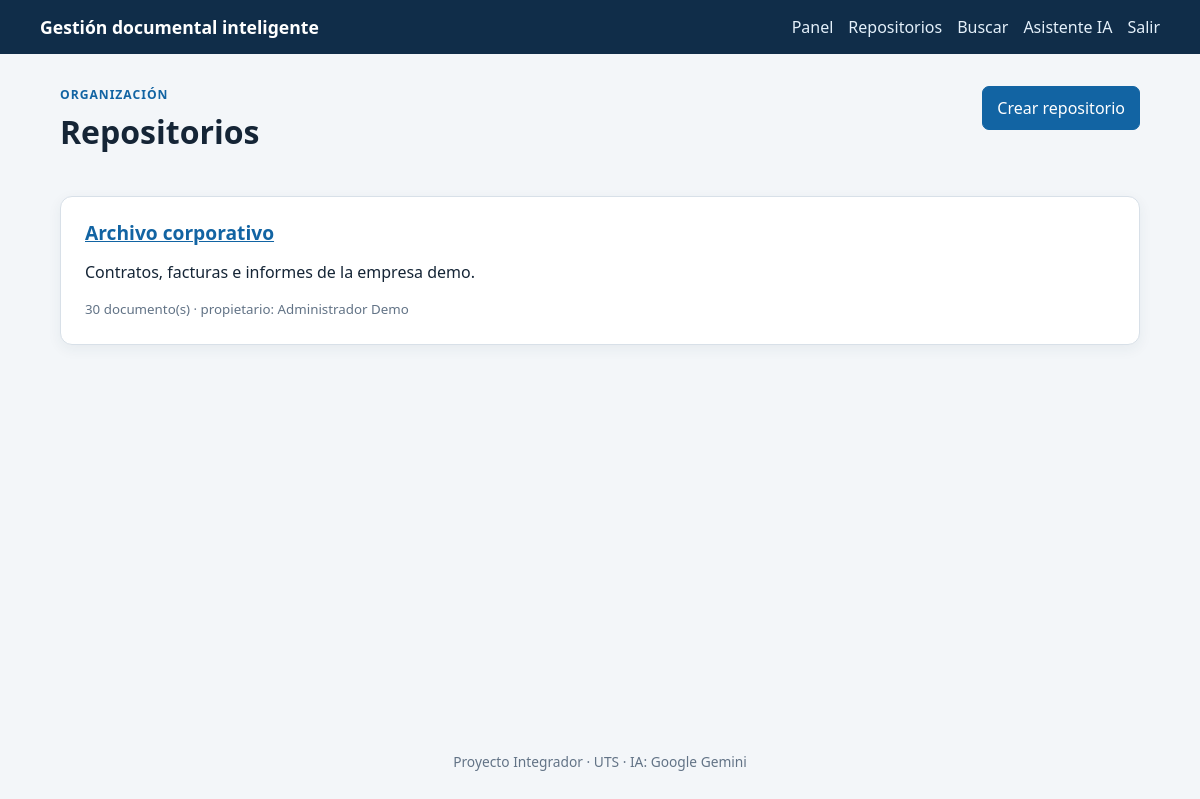
The page /repositorios (signed in) on the database its author committed.
### tables this page shows
CREATE TABLE repositorios (
    id INTEGER PRIMARY KEY AUTOINCREMENT,
    nombre TEXT NOT NULL,
    descripcion TEXT NOT NULL DEFAULT '',
    propietario_id INTEGER NOT NULL,
    creado_en TIMESTAMP NOT NULL DEFAULT CURRENT_TIMESTAMP,
    actualizado_en TIMESTAMP NOT NULL DEFAULT CURRENT_TIMESTAMP,
    FOREIGN KEY (propietario_id) REFERENCES usuarios (id)
);

### app.py (the view)
    @app.route("/repositorios")
    @login_required
    def repositorios():
        filtro, parametros = filtro_propietario("r")
        lista = get_db().execute(
            f"""
            SELECT r.*, u.nombre AS propietario, COUNT(d.id) AS total_documentos
            FROM repositorios r
            JOIN usuarios u ON u.id = r.propietario_id
            LEFT JOIN documentos d ON d.repositorio_id = r.id
            {filtro}
            GROUP BY r.id
            ORDER BY r.creado_en DESC
            """,
            parametros,
        ).fetchall()
        return render_template("repositorios.html", repositorios=lista)

### app.py (called while the page is built)
def get_db() -> sqlite3.Connection:
    if "db" not in g:
        g.db = sqlite3.connect(current_app_config("DATABASE"))
        g.db.row_factory = sqlite3.Row
        g.db.execute("PRAGMA foreign_keys = ON")
    return g.db

def current_app_config(key: str):
    from flask import current_app
    return current_app.config[key]

def cerrar_db(_error=None) -> None:
    db = g.pop("db", None)
    if db is not None:
        db.close()

def login_required(view):
    @wraps(view)
    def wrapped_view(**kwargs):
        if g.usuario is None:
            flash("Debes iniciar sesión para continuar.", "warning")
            return redirect(url_for("login"))
        return view(**kwargs)
    return wrapped_view

### templates/repositorios.html
{% extends 'base.html' %}{% block title %}Repositorios · Portal{% endblock %}
{% block content %}<div class="page-head"><div><p class="eyebrow">Organización</p><h1>Repositorios</h1></div><a class="primary button" href="{{ url_for('nuevo_repositorio') }}">Crear repositorio</a></div>{% if repositorios %}<div class="repo-grid">{% for r in repositorios %}<article class="panel"><h2><a href="{{ url_for('detalle_repositorio', repositorio_id=r['id']) }}">{{ r['nombre'] }}</a></h2><p>{{ r['descripcion'] or 'Sin descripción' }}</p><small>{{ r['total_documentos'] }} documento(s) · propietario: {{ r['propietario'] }}</small></article>{% endfor %}</div>{% else %}<section class="empty panel"><p>No tienes repositorios todavía.</p><a class="primary button" href="{{ url_for('nuevo_repositorio') }}">Crear el primero</a></section>{% endif %}{% endblock %}

### static/styles.css (style rules this page uses)
:root { --ink:#152536; --muted:#627386; --brand:#1264a3; --surface:#fff; --bg:#f3f6f9; --line:#d8e0e8; --danger:#a33939; --success:#176b4d; }
* { box-sizing:border-box; }
body { margin:0; color:var(--ink); background:var(--bg); font:16px/1.5 system-ui,-apple-system,"Segoe UI",sans-serif; }
a { color:var(--brand); }
h1,h2 { margin-top:0; line-height:1.2; }
h1 { font-size:2rem; }
h2 { font-size:1.2rem; }
.page-head { display:flex; align-items:flex-start; justify-content:space-between; gap:20px; margin-bottom:24px; }
.eyebrow { text-transform:uppercase; letter-spacing:.08em; color:var(--brand); font-size:.76rem; font-weight:700; margin:0 0 8px; }
.panel,.auth-card { background:var(--surface); border:1px solid var(--line); border-radius:12px; padding:24px; box-shadow:0 4px 14px #223c5510; }
button,.button { border:1px solid var(--line); border-radius:7px; padding:9px 14px; background:#fff; color:var(--ink); font:inherit; cursor:pointer; text-decoration:none; display:inline-block; }
button.primary,.primary { color:#fff; background:var(--brand); border-color:var(--brand); }
.repo-grid { display:grid; grid-template-columns:repeat(auto-fit,minmax(240px,1fr)); gap:16px; }
small { display:block; color:var(--muted); }

### rows shown on the page
repositorios: nombre "Archivo corporativo", descripcion "Contratos, facturas e informes de la empresa demo.", total_documentos "30", propietario "Administrador Demo"
